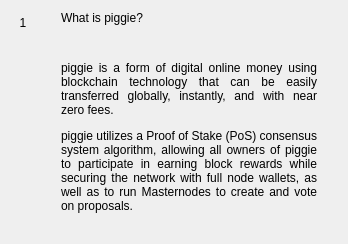
                  <widget class="QWidget" name="widgetFaq1" native="true">
                   <property name="minimumSize">
                    <size>
                     <width>300</width>
                     <height>0</height>
                    </size>
                   </property>
                   <layout class="QHBoxLayout" name="horizontalLayout_1" stretch="0,1">
                    <item alignment="Qt::AlignTop">
                     <widget class="QLabel" name="labelNumber1">
                      <property name="minimumSize">
                       <size>
                        <width>24</width>
                        <height>24</height>
                       </size>
                      </property>
                      <property name="maximumSize">
                       <size>
                        <width>16777215</width>
                        <height>24</height>
                       </size>
                      </property>
                      <property name="text">
                       <string>1</string>
                      </property>
                      <property name="alignment">
                       <set>Qt::AlignCenter</set>
                      </property>
                     </widget>
                    </item>
                    <item>
                     <layout class="QVBoxLayout" name="verticalLayout_61">
                      <property name="leftMargin">
                       <number>20</number>
                      </property>
                      <property name="rightMargin">
                       <number>20</number>
                      </property>
                      <item>
                       <widget class="QLabel" name="labelSubtitle1">
                        <property name="text">
                         <string>What is piggie?</string>
                        </property>
                        <property name="wordWrap">
                         <bool>true</bool>
                        </property>
                       </widget>
                      </item>
                      <item>
                       <spacer name="verticalSpacer_10">
                        <property name="orientation">
                         <enum>Qt::Vertical</enum>
                        </property>
                        <property name="sizeType">
                         <enum>QSizePolicy::Fixed</enum>
                        </property>
                        <property name="sizeHint" stdset="0">
                         <size>
                          <width>20</width>
                          <height>30</height>
                         </size>
                        </property>
                       </spacer>
                      </item>
                      <item>
                       <widget class="QLabel" name="labelContent1">
                        <property name="text">
                         <string>
                           &lt;html&gt;&lt;head/&gt;&lt;body&gt;&lt;p align=&quot;justify&quot;&gt;
                           piggie is a form of digital online money using blockchain technology
                           that can be easily transferred globally, instantly, and with near
                           zero fees.
                           &lt;/p&gt;&lt;p align=&quot;justify&quot;&gt;
                           piggie utilizes a Proof of Stake (PoS) consensus system algorithm,
                           allowing all owners of piggie to participate in earning block rewards
                           while securing the network with full node wallets, as well as to
                           run Masternodes to create and vote on proposals.
                           &lt;/p&gt;&lt;/body&gt;&lt;/html&gt;
                         </string>
                        </property>
                        <property name="alignment">
                         <set>Qt::AlignLeading|Qt::AlignLeft|Qt::AlignTop</set>
                        </property>
                        <property name="wordWrap">
                         <bool>true</bool>
                        </property>
                       </widget>
                      </item>
                      <item>
                       <spacer name="verticalSpacer_11">
                        <property name="orientation">
                         <enum>Qt::Vertical</enum>
                        </property>
                        <property name="sizeHint" stdset="0">
                         <size>
                          <width>20</width>
                          <height>20</height>
                         </size>
                        </property>
                       </spacer>
                      </item>
                     </layout>
                    </item>
                   </layout>
                  </widget>
